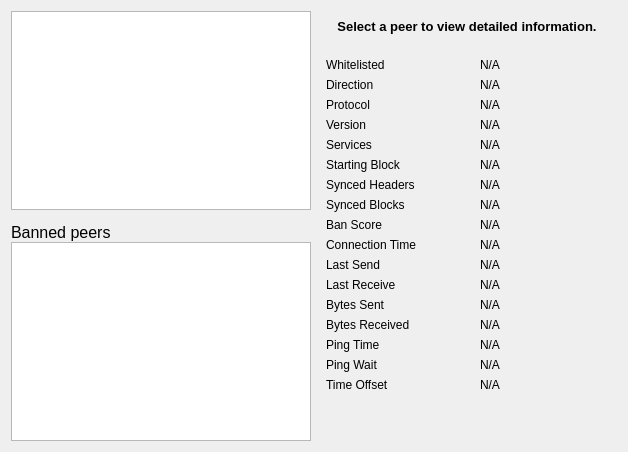
     <widget class="QWidget" name="tab_peers">
      <attribute name="title">
       <string>&amp;Peers</string>
      </attribute>
      <layout class="QGridLayout" name="gridLayout_2">
       <item row="0" column="0" rowspan="2">
        <layout class="QVBoxLayout" name="verticalLayout_101">
         <property name="spacing">
          <number>0</number>
         </property>
         <item>
          <widget class="QTableView" name="peerWidget">
           <property name="horizontalScrollBarPolicy">
            <enum>Qt::ScrollBarAsNeeded</enum>
           </property>
           <property name="sortingEnabled">
            <bool>true</bool>
           </property>
           <attribute name="horizontalHeaderHighlightSections">
            <bool>false</bool>
           </attribute>
          </widget>
         </item>
         <item>
          <widget class="QLabel" name="banHeading">
           <property name="sizePolicy">
            <sizepolicy hsizetype="Preferred" vsizetype="Minimum">
             <horstretch>0</horstretch>
             <verstretch>0</verstretch>
            </sizepolicy>
           </property>
           <property name="minimumSize">
            <size>
             <width>300</width>
             <height>32</height>
            </size>
           </property>
           <property name="maximumSize">
            <size>
             <width>16777215</width>
             <height>32</height>
            </size>
           </property>
           <property name="font">
            <font>
             <pointsize>12</pointsize>
            </font>
           </property>
           <property name="cursor">
            <cursorShape>IBeamCursor</cursorShape>
           </property>
           <property name="text">
            <string>Banned peers</string>
           </property>
           <property name="alignment">
            <set>Qt::AlignBottom|Qt::AlignLeading|Qt::AlignLeft</set>
           </property>
           <property name="wordWrap">
            <bool>true</bool>
           </property>
           <property name="textInteractionFlags">
            <set>Qt::NoTextInteraction</set>
           </property>
          </widget>
         </item>
         <item>
          <widget class="QTableView" name="banlistWidget">
           <property name="sizePolicy">
            <sizepolicy hsizetype="Expanding" vsizetype="Expanding">
             <horstretch>0</horstretch>
             <verstretch>0</verstretch>
            </sizepolicy>
           </property>
           <property name="horizontalScrollBarPolicy">
            <enum>Qt::ScrollBarAsNeeded</enum>
           </property>
           <property name="sortingEnabled">
            <bool>true</bool>
           </property>
           <attribute name="horizontalHeaderHighlightSections">
            <bool>false</bool>
           </attribute>
          </widget>
         </item>
        </layout>
       </item>
       <item row="0" column="1">
        <widget class="QLabel" name="peerHeading">
         <property name="sizePolicy">
          <sizepolicy hsizetype="Preferred" vsizetype="Minimum">
           <horstretch>0</horstretch>
           <verstretch>0</verstretch>
          </sizepolicy>
         </property>
         <property name="minimumSize">
          <size>
           <width>300</width>
           <height>32</height>
          </size>
         </property>
         <property name="font">
          <font>
           <pointsize>10</pointsize>
           <weight>75</weight>
           <bold>true</bold>
          </font>
         </property>
         <property name="cursor">
          <cursorShape>IBeamCursor</cursorShape>
         </property>
         <property name="text">
          <string>Select a peer to view detailed information.</string>
         </property>
         <property name="alignment">
          <set>Qt::AlignCenter</set>
         </property>
         <property name="wordWrap">
          <bool>true</bool>
         </property>
         <property name="textInteractionFlags">
          <set>Qt::LinksAccessibleByMouse|Qt::TextSelectableByKeyboard|Qt::TextSelectableByMouse</set>
         </property>
        </widget>
       </item>
       <item row="1" column="1">
        <widget class="QWidget" name="detailWidget" native="true">
         <property name="minimumSize">
          <size>
           <width>300</width>
           <height>0</height>
          </size>
         </property>
         <layout class="QGridLayout" name="gridLayout_3">
          <item row="0" column="0">
           <widget class="QLabel" name="label_30">
            <property name="text">
             <string>Whitelisted</string>
            </property>
           </widget>
          </item>
          <item row="0" column="2">
           <widget class="QLabel" name="peerWhitelisted">
            <property name="cursor">
             <cursorShape>IBeamCursor</cursorShape>
            </property>
            <property name="text">
             <string>N/A</string>
            </property>
            <property name="textFormat">
             <enum>Qt::PlainText</enum>
            </property>
            <property name="textInteractionFlags">
             <set>Qt::LinksAccessibleByMouse|Qt::TextSelectableByKeyboard|Qt::TextSelectableByMouse</set>
            </property>
           </widget>
          </item>
          <item row="1" column="0">
           <widget class="QLabel" name="label_23">
            <property name="text">
             <string>Direction</string>
            </property>
           </widget>
          </item>
          <item row="1" column="2">
           <widget class="QLabel" name="peerDirection">
            <property name="cursor">
             <cursorShape>IBeamCursor</cursorShape>
            </property>
            <property name="text">
             <string>N/A</string>
            </property>
            <property name="textFormat">
             <enum>Qt::PlainText</enum>
            </property>
            <property name="textInteractionFlags">
             <set>Qt::LinksAccessibleByMouse|Qt::TextSelectableByKeyboard|Qt::TextSelectableByMouse</set>
            </property>
           </widget>
          </item>
          <item row="2" column="0">
           <widget class="QLabel" name="label_21">
            <property name="text">
             <string>Protocol</string>
            </property>
           </widget>
          </item>
          <item row="2" column="2">
           <widget class="QLabel" name="peerVersion">
            <property name="cursor">
             <cursorShape>IBeamCursor</cursorShape>
            </property>
            <property name="text">
             <string>N/A</string>
            </property>
            <property name="textFormat">
             <enum>Qt::PlainText</enum>
            </property>
            <property name="textInteractionFlags">
             <set>Qt::LinksAccessibleByMouse|Qt::TextSelectableByKeyboard|Qt::TextSelectableByMouse</set>
            </property>
           </widget>
          </item>
          <item row="3" column="0">
           <widget class="QLabel" name="label_28">
            <property name="text">
             <string>Version</string>
            </property>
           </widget>
          </item>
          <item row="3" column="2">
           <widget class="QLabel" name="peerSubversion">
            <property name="cursor">
             <cursorShape>IBeamCursor</cursorShape>
            </property>
            <property name="text">
             <string>N/A</string>
            </property>
            <property name="textFormat">
             <enum>Qt::PlainText</enum>
            </property>
            <property name="textInteractionFlags">
             <set>Qt::LinksAccessibleByMouse|Qt::TextSelectableByKeyboard|Qt::TextSelectableByMouse</set>
            </property>
           </widget>
          </item>
          <item row="4" column="0">
           <widget class="QLabel" name="label_4">
            <property name="text">
             <string>Services</string>
            </property>
           </widget>
          </item>
          <item row="4" column="2">
           <widget class="QLabel" name="peerServices">
            <property name="cursor">
             <cursorShape>IBeamCursor</cursorShape>
            </property>
            <property name="text">
             <string>N/A</string>
            </property>
            <property name="textFormat">
             <enum>Qt::PlainText</enum>
            </property>
            <property name="textInteractionFlags">
             <set>Qt::LinksAccessibleByMouse|Qt::TextSelectableByKeyboard|Qt::TextSelectableByMouse</set>
            </property>
           </widget>
          </item>
          <item row="5" column="0">
           <widget class="QLabel" name="label_29">
            <property name="text">
             <string>Starting Block</string>
            </property>
           </widget>
          </item>
          <item row="5" column="2">
           <widget class="QLabel" name="peerHeight">
            <property name="cursor">
             <cursorShape>IBeamCursor</cursorShape>
            </property>
            <property name="text">
             <string>N/A</string>
            </property>
            <property name="textFormat">
             <enum>Qt::PlainText</enum>
            </property>
            <property name="textInteractionFlags">
             <set>Qt::LinksAccessibleByMouse|Qt::TextSelectableByKeyboard|Qt::TextSelectableByMouse</set>
            </property>
           </widget>
          </item>
          <item row="6" column="0">
           <widget class="QLabel" name="label_27">
            <property name="text">
             <string>Synced Headers</string>
            </property>
           </widget>
          </item>
          <item row="6" column="2">
           <widget class="QLabel" name="peerSyncHeight">
            <property name="cursor">
             <cursorShape>IBeamCursor</cursorShape>
            </property>
            <property name="text">
             <string>N/A</string>
            </property>
            <property name="textFormat">
             <enum>Qt::PlainText</enum>
            </property>
            <property name="textInteractionFlags">
             <set>Qt::LinksAccessibleByMouse|Qt::TextSelectableByKeyboard|Qt::TextSelectableByMouse</set>
            </property>
           </widget>
          </item>
          <item row="7" column="0">
           <widget class="QLabel" name="label_25">
            <property name="text">
             <string>Synced Blocks</string>
            </property>
           </widget>
          </item>
          <item row="7" column="2">
           <widget class="QLabel" name="peerCommonHeight">
            <property name="cursor">
             <cursorShape>IBeamCursor</cursorShape>
            </property>
            <property name="text">
             <string>N/A</string>
            </property>
            <property name="textFormat">
             <enum>Qt::PlainText</enum>
            </property>
            <property name="textInteractionFlags">
             <set>Qt::LinksAccessibleByMouse|Qt::TextSelectableByKeyboard|Qt::TextSelectableByMouse</set>
            </property>
           </widget>
          </item>
          <item row="8" column="0">
           <widget class="QLabel" name="label_24">
            <property name="text">
             <string>Ban Score</string>
            </property>
           </widget>
          </item>
          <item row="8" column="2">
           <widget class="QLabel" name="peerBanScore">
            <property name="cursor">
             <cursorShape>IBeamCursor</cursorShape>
            </property>
            <property name="text">
             <string>N/A</string>
            </property>
            <property name="textFormat">
             <enum>Qt::PlainText</enum>
            </property>
            <property name="textInteractionFlags">
             <set>Qt::LinksAccessibleByMouse|Qt::TextSelectableByKeyboard|Qt::TextSelectableByMouse</set>
            </property>
           </widget>
          </item>
          <item row="9" column="0">
           <widget class="QLabel" name="label_22">
            <property name="text">
             <string>Connection Time</string>
            </property>
           </widget>
          </item>
          <item row="9" column="2">
           <widget class="QLabel" name="peerConnTime">
            <property name="cursor">
             <cursorShape>IBeamCursor</cursorShape>
            </property>
            <property name="text">
             <string>N/A</string>
            </property>
            <property name="textFormat">
             <enum>Qt::PlainText</enum>
            </property>
            <property name="textInteractionFlags">
             <set>Qt::LinksAccessibleByMouse|Qt::TextSelectableByKeyboard|Qt::TextSelectableByMouse</set>
            </property>
           </widget>
          </item>
          <item row="10" column="0">
           <widget class="QLabel" name="label_15">
            <property name="text">
             <string>Last Send</string>
            </property>
           </widget>
          </item>
          <item row="10" column="2">
           <widget class="QLabel" name="peerLastSend">
            <property name="cursor">
             <cursorShape>IBeamCursor</cursorShape>
            </property>
            <property name="text">
             <string>N/A</string>
            </property>
            <property name="textFormat">
             <enum>Qt::PlainText</enum>
            </property>
            <property name="textInteractionFlags">
             <set>Qt::LinksAccessibleByMouse|Qt::TextSelectableByKeyboard|Qt::TextSelectableByMouse</set>
            </property>
           </widget>
          </item>
          <item row="11" column="0">
           <widget class="QLabel" name="label_19">
            <property name="text">
             <string>Last Receive</string>
            </property>
           </widget>
          </item>
          <item row="11" column="2">
           <widget class="QLabel" name="peerLastRecv">
            <property name="cursor">
             <cursorShape>IBeamCursor</cursorShape>
            </property>
            <property name="text">
             <string>N/A</string>
            </property>
            <property name="textFormat">
             <enum>Qt::PlainText</enum>
            </property>
            <property name="textInteractionFlags">
             <set>Qt::LinksAccessibleByMouse|Qt::TextSelectableByKeyboard|Qt::TextSelectableByMouse</set>
            </property>
           </widget>
          </item>
          <item row="12" column="0">
           <widget class="QLabel" name="label_18">
            <property name="text">
             <string>Bytes Sent</string>
            </property>
           </widget>
          </item>
          <item row="12" column="2">
           <widget class="QLabel" name="peerBytesSent">
            <property name="cursor">
             <cursorShape>IBeamCursor</cursorShape>
            </property>
            <property name="text">
             <string>N/A</string>
            </property>
            <property name="textFormat">
             <enum>Qt::PlainText</enum>
            </property>
            <property name="textInteractionFlags">
             <set>Qt::LinksAccessibleByMouse|Qt::TextSelectableByKeyboard|Qt::TextSelectableByMouse</set>
            </property>
           </widget>
          </item>
          <item row="13" column="0">
           <widget class="QLabel" name="label_20">
            <property name="text">
             <string>Bytes Received</string>
            </property>
           </widget>
          </item>
          <item row="13" column="2">
           <widget class="QLabel" name="peerBytesRecv">
            <property name="cursor">
             <cursorShape>IBeamCursor</cursorShape>
            </property>
            <property name="text">
             <string>N/A</string>
            </property>
            <property name="textFormat">
             <enum>Qt::PlainText</enum>
            </property>
            <property name="textInteractionFlags">
             <set>Qt::LinksAccessibleByMouse|Qt::TextSelectableByKeyboard|Qt::TextSelectableByMouse</set>
            </property>
           </widget>
          </item>
          <item row="14" column="0">
           <widget class="QLabel" name="label_26">
            <property name="text">
             <string>Ping Time</string>
            </property>
           </widget>
          </item>
          <item row="14" column="2">
           <widget class="QLabel" name="peerPingTime">
            <property name="cursor">
             <cursorShape>IBeamCursor</cursorShape>
            </property>
            <property name="text">
             <string>N/A</string>
            </property>
            <property name="textFormat">
             <enum>Qt::PlainText</enum>
            </property>
            <property name="textInteractionFlags">
             <set>Qt::LinksAccessibleByMouse|Qt::TextSelectableByKeyboard|Qt::TextSelectableByMouse</set>
            </property>
           </widget>
          </item>
          <item row="15" column="0">
           <widget class="QLabel" name="peerPingWaitLabel">
            <property name="toolTip">
             <string>The duration of a currently outstanding ping.</string>
            </property>
            <property name="text">
             <string>Ping Wait</string>
            </property>
           </widget>
          </item>
          <item row="15" column="2">
           <widget class="QLabel" name="peerPingWait">
            <property name="cursor">
             <cursorShape>IBeamCursor</cursorShape>
            </property>
            <property name="text">
             <string>N/A</string>
            </property>
            <property name="textFormat">
             <enum>Qt::PlainText</enum>
            </property>
            <property name="textInteractionFlags">
             <set>Qt::LinksAccessibleByMouse|Qt::TextSelectableByKeyboard|Qt::TextSelectableByMouse</set>
            </property>
           </widget>
          </item>
          <item row="16" column="0">
           <widget class="QLabel" name="label_timeoffset">
            <property name="text">
             <string>Time Offset</string>
            </property>
           </widget>
          </item>
          <item row="16" column="2">
           <widget class="QLabel" name="timeoffset">
            <property name="cursor">
             <cursorShape>IBeamCursor</cursorShape>
            </property>
            <property name="text">
             <string>N/A</string>
            </property>
            <property name="textFormat">
             <enum>Qt::PlainText</enum>
            </property>
            <property name="textInteractionFlags">
             <set>Qt::LinksAccessibleByMouse|Qt::TextSelectableByKeyboard|Qt::TextSelectableByMouse</set>
            </property>
           </widget>
          </item>
          <item row="17" column="1">
           <spacer name="verticalSpacer_3">
            <property name="orientation">
             <enum>Qt::Vertical</enum>
            </property>
            <property name="sizeHint" stdset="0">
             <size>
              <width>20</width>
              <height>40</height>
             </size>
            </property>
           </spacer>
          </item>
         </layout>
        </widget>
       </item>
      </layout>
     </widget>
